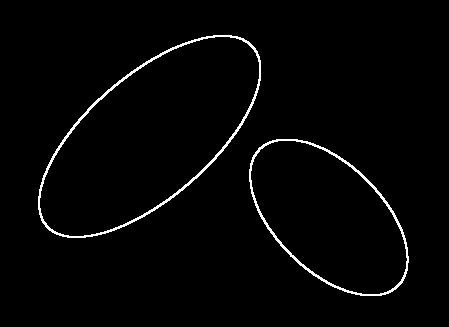
#> input picture 7-1.png, 449 x 327 px; its folder holds only this picture in this run
$ python -i lab10.py   (imports and definitions only)   (Python 2 division)
#> lines starting #> are read from the running program, lines starting #| are printed output that depends on the picture; after the words box and inside, x2 and y2 are one past the last pixel; in counts of white or black regions, pixels touching at a corner belong together
#> further down, picture is the input picture: PIL image 449x327 RGB; 2% white in thin lines or dots, all inside (x1, y1, x2, y2) = (38, 35, 409, 296)
from Tkinter import *
from PIL import Image, ImageTk, ImageDraw
from math import floor, atan, fabs, pi, cos, sin, ceil, sqrt, degrees, atan2
from random import randint
import random
import numpy as np

# [127 lines left out: functions buildGUI, loadImage, grayscale, convolution, blur, normalize and 1 more, not called in this run]

def getOriginal(originalPath):
    return Image.open(originalPath)

def BFS(img, origin, color):
    pixels = img.load()
    height, width = img.size

    row, column = origin
    original = pixels[row, column]

    queue = []
    queue.append((row, column))
    mass = []
    c = []

    while len(queue) > 0:
        (row, column) = queue.pop(0)
        actual = pixels[row, column]
        if actual == original or actual == color:
            for dx in [-1, 0, 1]:
                for dy in [-1, 0, 1]:
                    coord = (row + dy, column + dx)
                    if coord[0] >= 0 and coord[0] < height and coord[1] >= 0 and coord[1] < width:
                        contenido = pixels[coord[0], coord[1]]
                        if contenido == original:
                            pixels[coord[0], coord[1]] = color
                            img.putpixel((coord[0], coord[1]), color)
                            queue.append(coord)
                            mass.append((coord[0], coord[1]))
                            c.append((coord[0], coord[1]))
    return img, mass, c

def runBFS(img_BFS):
    global frame
    pixels = img_BFS.load()
    x, y = img_BFS.size
#> x = 449; y = 327
    colors = []
    circls = []
    for a in xrange(x):
        for b in xrange(y):
            if pixels[a, b] == (255, 255, 255):
                color = (random.randint(0,255), random.randint(0,255), random.randint(0, 255))
                img_BFS, mass, c = BFS(img_BFS.convert("RGB"), (a, b), color)
                circls.append(c)
                x_total = 0
                y_total = 0
                for i in xrange(len(mass)):
                    x_total = x_total + mass[i][0]
                    y_total = y_total + mass[i][1]
                x_centr = x_total/len(mass)
                y_centr = y_total/len(mass)
                colors.append([color, 0, (x_centr, y_centr)])
                pixels = img_BFS.load()
                mass = []
#> this loop made 449 passes
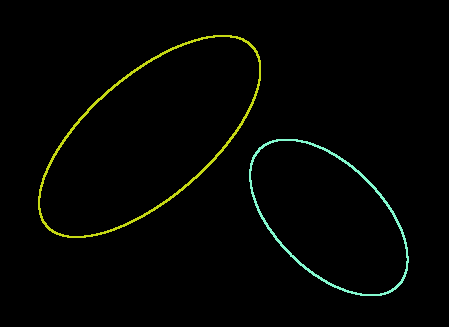
#> img_BFS: PIL image 449x327 RGB; mean R, G, B 3.4, 4.6, 2
#> after the loop, c = 1252 pairs, first value 249 to 408, second value 139 to 295; circls = 2 items; color = (132, 248, 207); colors = [[(197, 215, 20), 0, (149, 136)], [(132, 248, 207), 0, (328, 217)]]; mass = []; x_centr = 328; x_total = 411230; y_centr = 217; y_total = 271696
    #suma la cantidad de colores diferentes en la img
    pixels = img_BFS.load()
    for a in xrange(x):
        for b in xrange(y):
            for n in xrange(len(colors)):
                if colors[n][0] == pixels[a,b]:
                    colors[n][1] = colors[n][1] + 1
#> after the loop, colors = [[(197, 215, 20), 1688, (149, 136)], [(132, 248, 207), 1252, (328, 217)]]
    #print colors
    total = 0
    for i in xrange(len(colors)):
        total = total + colors[i][1]
#> this loop made 2 passes
#> total on passes 1 to 2: 1688, 2940
#> after the loop, total = 2940

#> (the run stopped early here; a loop or call above may not have finished)
